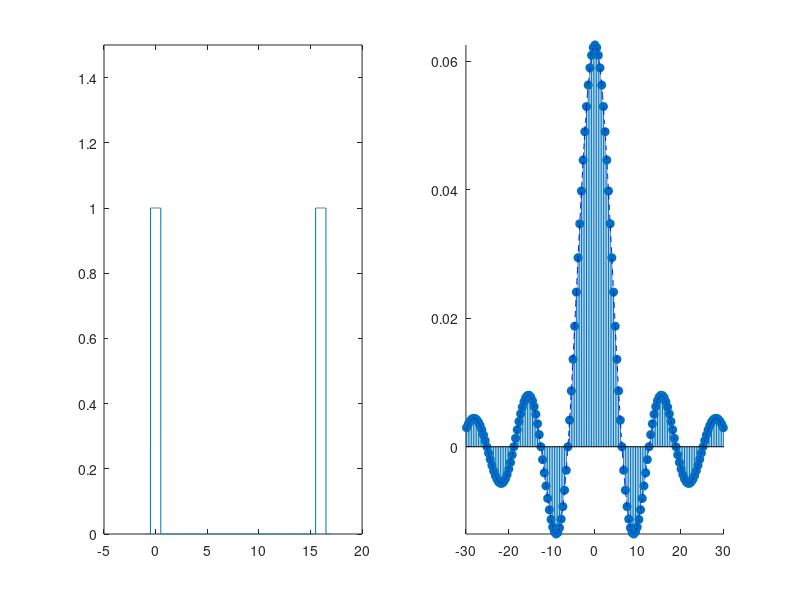

This chart was generated by the following MATLAB code:
clc;clear;close all;
N=10000;
T=16;
tau=1;
t=linspace(-tau/2-0.5,T+0.5*tau+0.5,N);
f=t*0;
ind = t>=-0.5*tau & t<0.5*tau;
f(ind)=1;
ind = t>=T-0.5*tau & t<0.5*tau+T;
f(ind)=1;

omg=2*pi/T;
n=-200:200;
n=n*omg;
spec=tau/T*sinc(n*tau/2/pi);

t0=linspace(-200,200,N);
t0=t0*omg;
sl=tau/T*sinc(t0*tau/2/pi);

subplot(1,2,1);
plot(t,f);
ylim([0,1.5]);
subplot(1,2,2);
hold on;
stem(n,spec,'fill','-');
plot(t0,sl,'blue--');
ylim([min(spec),max(spec)]);
xlim([-30,30]);